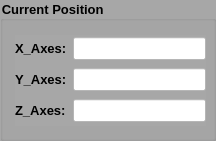
    <widget class="QGroupBox" name="groupBox_12">
     <property name="geometry">
      <rect>
       <x>195</x>
       <y>400</y>
       <width>216</width>
       <height>141</height>
      </rect>
     </property>
     <property name="font">
      <font>
       <pointsize>10</pointsize>
       <weight>75</weight>
       <bold>true</bold>
      </font>
     </property>
     <property name="styleSheet">
      <string notr="true">background-color: rgb(167, 167, 167);</string>
     </property>
     <property name="title">
      <string>Current Position </string>
     </property>
     <widget class="QWidget" name="">
      <property name="geometry">
       <rect>
        <x>15</x>
        <y>35</y>
        <width>191</width>
        <height>91</height>
       </rect>
      </property>
      <layout class="QGridLayout" name="gridLayout_4">
       <item row="0" column="0">
        <widget class="QLabel" name="label_14">
         <property name="font">
          <font>
           <pointsize>10</pointsize>
           <weight>75</weight>
           <bold>true</bold>
          </font>
         </property>
         <property name="text">
          <string>X_Axes:</string>
         </property>
        </widget>
       </item>
       <item row="0" column="1">
        <widget class="QLineEdit" name="current_x">
         <property name="font">
          <font>
           <pointsize>10</pointsize>
           <weight>75</weight>
           <bold>true</bold>
          </font>
         </property>
         <property name="styleSheet">
          <string notr="true">background-color: rgb(255, 255, 255);
color: rgb(0, 0, 0);</string>
         </property>
        </widget>
       </item>
       <item row="1" column="0">
        <widget class="QLabel" name="label_15">
         <property name="font">
          <font>
           <pointsize>10</pointsize>
           <weight>75</weight>
           <bold>true</bold>
          </font>
         </property>
         <property name="text">
          <string>Y_Axes:</string>
         </property>
        </widget>
       </item>
       <item row="1" column="1">
        <widget class="QLineEdit" name="current_y">
         <property name="font">
          <font>
           <pointsize>10</pointsize>
           <weight>75</weight>
           <bold>true</bold>
          </font>
         </property>
         <property name="styleSheet">
          <string notr="true">background-color: rgb(255, 255, 255);
color: rgb(0, 0, 0);</string>
         </property>
        </widget>
       </item>
       <item row="2" column="0">
        <widget class="QLabel" name="label_16">
         <property name="font">
          <font>
           <pointsize>10</pointsize>
           <weight>75</weight>
           <bold>true</bold>
          </font>
         </property>
         <property name="text">
          <string>Z_Axes:</string>
         </property>
        </widget>
       </item>
       <item row="2" column="1">
        <widget class="QLineEdit" name="current_z">
         <property name="font">
          <font>
           <pointsize>10</pointsize>
           <weight>75</weight>
           <bold>true</bold>
          </font>
         </property>
         <property name="styleSheet">
          <string notr="true">background-color: rgb(255, 255, 255);
color: rgb(0, 0, 0);</string>
         </property>
        </widget>
       </item>
      </layout>
     </widget>
    </widget>
